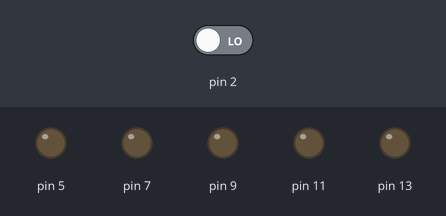
Simulated run of this sketch. Board: Arduino Uno, built with avr-gcc and run on an emulated ATmega328P. Shown: output pins drawn as LEDs (lit = HIGH). Dashed ring = blinking. The inputs (shaded band) are chosen by the test bench; at power-on: pin 2 LOW.

Above: at 1.2 s.
1.3 s: pin 2 driven HIGH
At 1.8 s:
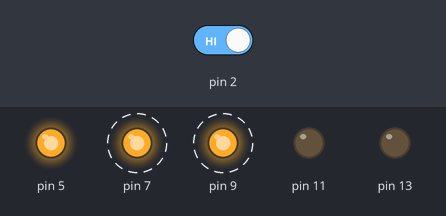
At 2.2 s:
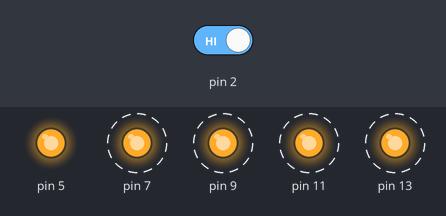
4.3 s: pin 2 driven LOW
At 5.0 s:
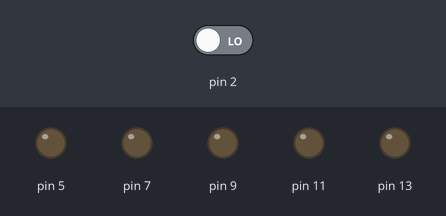
Timing chart, 0 to 7.3 s (numbered marks = the images above; inputs shaded):
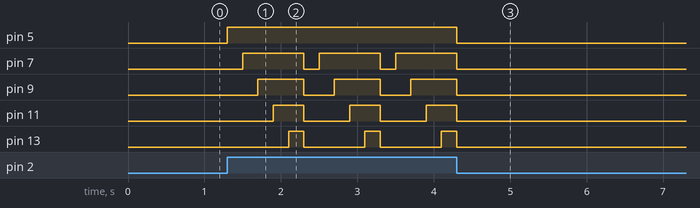

The sketch:

sketch_nov19b.ino
```cpp
void setup() {
pinMode(2,INPUT);
pinMode(5,OUTPUT);
pinMode(7,OUTPUT);
pinMode(9,OUTPUT);
pinMode(11,OUTPUT);
pinMode(13,OUTPUT);
}

void loop() {
 if (digitalRead(2)==1){
   digitalWrite(5,1);
   delay(200);
   digitalWrite(7,1);
   delay(200);
   digitalWrite(9,1);
   delay(200);
   digitalWrite(11,1);
   delay(200);
   digitalWrite(13,1);
   delay(200);
   digitalWrite(5,0);
   digitalWrite(7,0);
   digitalWrite(9,0);
   digitalWrite(11,0);
   digitalWrite(13,0);
  }
}
```

Measured:
- after the input at 1.3 s, pin 5: LOW → HIGH at once; pin 7: alternates HIGH for 0.80 s and LOW for 0.20 s, starting after 0.20 s
- after the input at 4.3 s, pin 5: HIGH → LOW at once; pin 7, pin 9, pin 11, pin 13: goes on until 4.3 s, then stays LOW
